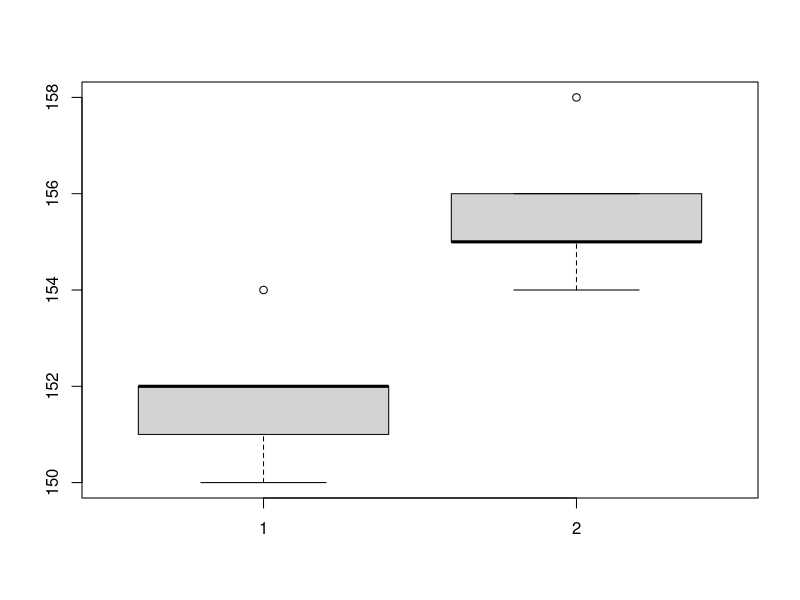

R code for this plot:
# equal variance for two sample t test

mc1 <- c(150,152,154,152,151)
mc2 <- c(156,155,158,155,154)

# Need to check if variance is equal
var.test(x =mc1, y=mc2)
# Accept H0 that the ratio of both these machines is equal to 1, equal variance


#Performing t test

t.test(x=mc1, y=mc2,var.equal = T)
# p value is low means fail to accept H0, Both these machines are significantly different.


#Visualizing:

boxplot(mc1, mc2)
